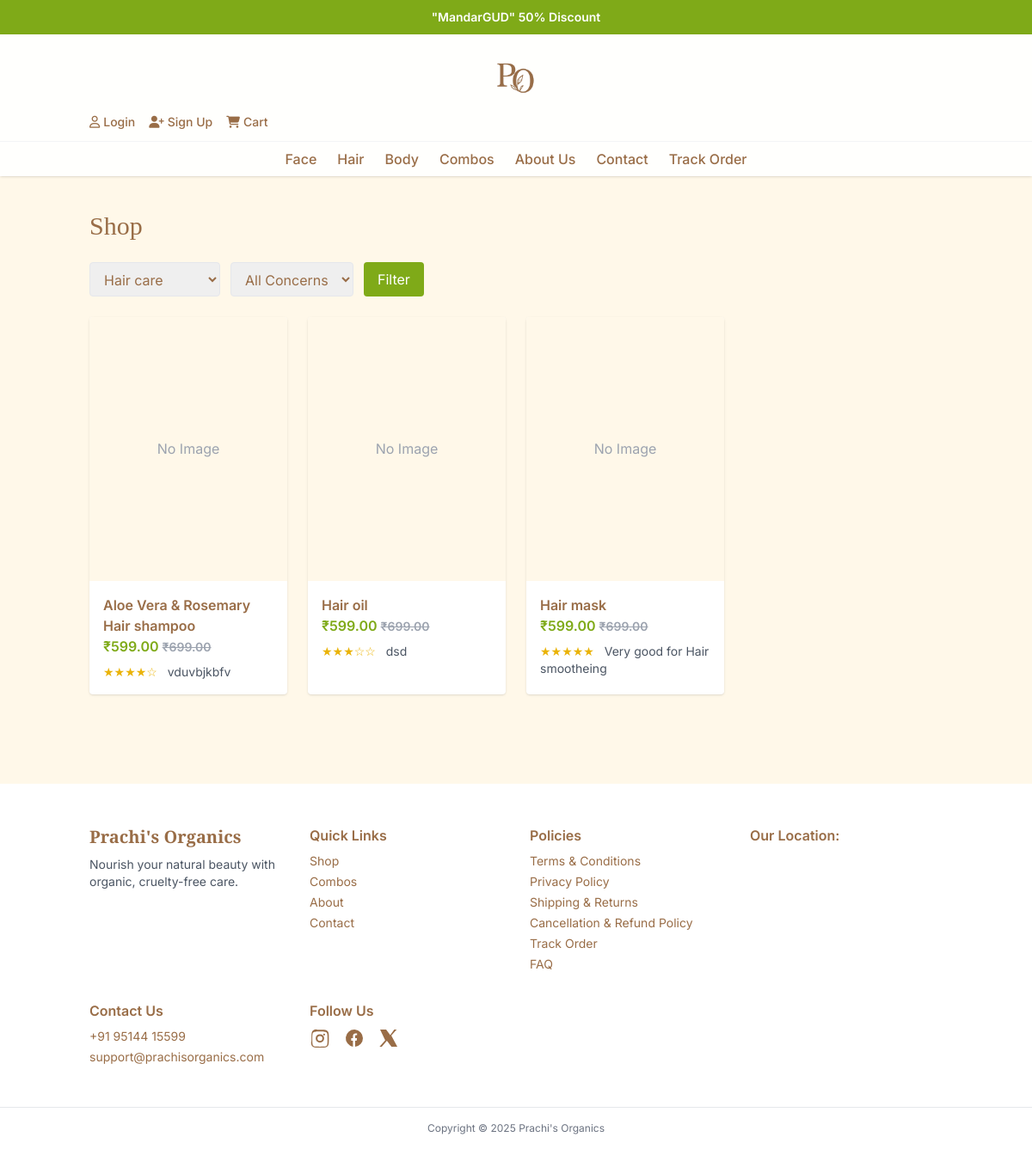
/products/?category=hair-care, run on the app's committed database.
### store/models.py (models this page shows, shortened)
class Offer(models.Model):
    title = models.CharField(max_length=120)
    subtitle = models.CharField(max_length=200, blank=True)
    cta_text = models.CharField(max_length=40, blank=True)
    cta_url = models.CharField(max_length=200, blank=True)
    is_active = models.BooleanField(default=True)
    sort_order = models.PositiveIntegerField(default=0)
    class Meta:
        ordering = ['sort_order', 'id']

class Product(models.Model):
    CONCERN_CHOICES = [
        ('acne', 'Acne'),
        ('hair_fall', 'Hair Fall'),
        ('dry_skin', 'Dry Skin'),
        ('aging', 'Anti-Aging'),
        ('hydration', 'Hydration'),
    ]
    name = models.CharField(max_length=200)
    slug = models.SlugField(max_length=220, unique=True)
    description = models.TextField()
    price = models.DecimalField(max_digits=10, decimal_places=2)
    sale_price = models.DecimalField(max_digits=10, decimal_places=2, blank=True, null=True)
    image = models.ImageField(upload_to='products/', blank=True, null=True)
    image = CloudinaryField('image', blank=True, null=True)
    category = models.ForeignKey(Category, on_delete=models.CASCADE, related_name='products')
    stock = models.PositiveIntegerField(default=0)
    is_available = models.BooleanField(default=True)
    concern = models.CharField(max_length=50, choices=CONCERN_CHOICES, blank=True)
    what_makes_it_potent = models.TextField(blank=True)
    how_to_use = models.TextField(blank=True)
    ideal_for = models.TextField(blank=True)
    consumer_studies = models.TextField(blank=True)

class Review(models.Model):
    product = models.ForeignKey(Product, on_delete=models.CASCADE, related_name='reviews')
    user = models.ForeignKey('CustomUser', on_delete=models.CASCADE, related_name='reviews')
    rating = models.PositiveSmallIntegerField()
    comment = models.TextField()
    created_at = models.DateTimeField(auto_now_add=True)
    is_approved = models.BooleanField(default=True)
    photo = models.ImageField(upload_to='reviews/', blank=True, null=True)
    class Meta:
        ordering = ['-created_at']

class SiteSettings(models.Model):
    brand_tagline = models.CharField(max_length=255, blank=True, default='Nourish your natural beauty with organic, cruelty-free care.')
    support_email = models.EmailField(blank=True, null=True)
    support_phone = models.CharField(max_length=50, blank=True, default='')
    instagram_url = models.URLField(blank=True, default='')
    facebook_url = models.URLField(blank=True, default='')
    twitter_url = models.URLField(blank=True, default='')
    youtube_url = models.URLField(blank=True, default='')
    pinterest_url = models.URLField(blank=True, default='')
    require_review_moderation = models.BooleanField(default=False)
    class Meta:
        verbose_name = 'Site Settings'
        verbose_name_plural = 'Site Settings'

### store/views.py (the view, shortened to what this page needs)
# urls.py: path('products/', views.product_list_view, name='products'),
def product_list_view(request):
    site_cfg = None
    try:
        from .models import SiteSettings
        site_cfg = SiteSettings.objects.first()
    except Exception:
        site_cfg = None
    from django.db.models import Prefetch
    reviews_qs = Review.objects.select_related('user')
    if site_cfg and site_cfg.require_review_moderation:
        reviews_qs = reviews_qs.filter(is_approved=True)
    products = Product.objects.filter(is_available=True).prefetch_related(
        Prefetch('reviews', queryset=reviews_qs.order_by('-created_at'), to_attr='visible_reviews')
    )
    category_slug = request.GET.get('category')
    concern = request.GET.get('concern')
    query = request.GET.get('q', '').strip()
    if category_slug:
        products = products.filter(category__slug=category_slug)
    if concern:
        products = products.filter(concern=concern)
    categories = Category.objects.all()
    return render(request, 'store/products.html', {
        'products': products,
        'categories': categories,
        'active_category': category_slug or '',
        'active_concern': concern or '',
        'query': query,
    })

### store/templatetags/currency.py (called while the page is built)
@register.filter(name='inr')
def inr(value):
    try:
        amount = float(value)
    except Exception:
        return value
    return f"₹{amount:,.2f}"

### store/templates/store/products.html (shortened to what this page needs)
{% extends 'store/base.html' %}
{% load currency %}
{% block content %}
<section class="container mx-auto px-4 py-6 md:py-10">
  <h1 class="font-serif text-3xl mb-6">Shop</h1>
  <form method="get" class="flex flex-wrap gap-3 mb-6">
    <select name="category" class="border rounded px-3 py-2">
      {% for category in categories %}
        <option value="{{ category.slug }}" {% if active_category == category.slug %}selected{% endif %}>{{ category.name }}</option>
      {% endfor %}
    </select>
    <select name="concern" class="border rounded px-3 py-2">
      <option value="">All Concerns</option>
    </select>
    <button class="bg-brandGreen text-white px-4 py-2 rounded" type="submit">Filter</button>
  </form>
  <div class="grid grid-cols-2 sm:grid-cols-2 md:grid-cols-3 lg:grid-cols-4 gap-4 md:gap-6">
    {% for product in products %}
      <a href="/products/{{ product.slug }}/" class="bg-white rounded shadow hover:shadow-md transition overflow-hidden">
        <div class="aspect-[3/4] bg-brandBeige flex items-center justify-center">
        </div>
        <div class="p-4">
          <div class="font-semibold">{{ product.name }}</div>
          <div class="text-brandGreen font-semibold">
            {% if product.sale_price %}
              {{ product.sale_price|inr }} <span class="text-gray-400 line-through text-sm">{{ product.price|inr }}</span>
            {% else %}
              {{ product.price|inr }}
            {% endif %}
          </div>
          {% if product.visible_reviews %}
            <div class="mt-2 text-yellow-500 text-sm">
              {% with r=product.visible_reviews.0 %}
                {% if r %}
                  {% for i in '12345' %}{% if forloop.counter <= r.rating %}★{% else %}☆{% endif %}{% endfor %}
                  <span class="ml-2 text-gray-600">{{ r.comment }}</span>
                {% endif %}
              {% endwith %}
            </div>
          {% endif %}
        </div>
      </a>
    {% empty %}
      <div class="text-gray-500">No products found.</div>
    {% endfor %}
  </div>
</section>
{% endblock %}

### store/templates/store/base.html (shortened to what this page needs)
<!DOCTYPE html>
<html lang="en">
<head>
    <link rel="stylesheet" href="https://cdnjs.cloudflare.com/ajax/libs/font-awesome/6.5.0/css/all.min.css" />
  <link
rel="stylesheet"
href="https://cdnjs.cloudflare.com/ajax/libs/font-awesome/6.5.0/css/all.min.css"
integrity="sha512-rXnZyQwGQ3p8m2CWhdDL9nUgU3H6yXc3y3Rzv8z5hJHtK5gYz8nRrWrY+LW0V8P5pJoN5nBxDo4QmGkx5oTn3A=="
crossorigin="anonymous"
referrerpolicy="no-referrer" />
    <script src="https://cdn.tailwindcss.com"></script>
    <link rel="stylesheet" href="https://cdnjs.cloudflare.com/ajax/libs/font-awesome/6.6.0/css/all.min.css" />
{% load currency %}
</head>
<body class="bg-brandBeige text-brandBrown font-sans">
    <div class="w-full bg-brandGreen text-white text-sm">
        <div class="container mx-auto px-4 relative overflow-hidden">
            <div class="flex w-full">
                <div class="relative w-full h-10">
                  <div class="absolute inset-0 flex items-center justify-center transition-opacity duration-500" style="opacity:1" id="offer-slide-0">
                    {% if header_offers|length > 0 %}
                      <div class="text-center">
                        <span class="font-semibold">{{ header_offers.0.title }}</span>
                      </div>
                    {% else %}
                      <div>Free shipping on orders over $50! | 100% Organic • Cruelty-Free • Handmade</div>
                    {% endif %}
                  </div>
                </div>
              </div>
        </div>
    </div>
<header class="bg-white/90 backdrop-blur sticky top-0 z-30 shadow">
  <div class="container mx-auto px-4 py-3 grid  items-center">
    <a href="/" class="text-xl md:text-2xl font-serif font-semibold text-brandBrown flex justify-center">
      <img src="/media/icons/logo_po.png" alt="Prachi's Organics Logo" class="h-20 w-auto" />
    </a>
<div class="flex items-center gap-4 text-brandBrown text-sm font-medium">
  {% if request.user.is_authenticated %}
    <a href="/profile/" class="hover:text-brandGreen flex items-center gap-1"><i class="fa-regular fa-user"></i> Account</a>
    <a href="/logout/" class="hover:text-brandGreen flex items-center gap-1"><i class="fa-solid fa-right-from-bracket"></i> Logout</a>
  {% else %}
    <a href="/login/" class="hover:text-brandGreen flex items-center gap-1"><i class="fa-regular fa-user"></i> Login</a>
    <a href="/signup/" class="hover:text-brandGreen flex items-center gap-1"><i class="fa-solid fa-user-plus"></i> Sign Up</a>
  {% endif %}
  <a href="/cart/" class="hover:text-brandGreen flex items-center gap-1"><i class="fa-solid fa-cart-shopping"></i> Cart</a>
</div>
  </div>
  <nav class="hidden md:flex justify-center gap-6 py-2 text-brandBrown font-medium border-t border-gray-100">
    <div class="group relative">
      <a class="hover:text-brandGreen" href="/products/?category=skin-care">Face</a>
    </div>
    <div class="group relative">
      <a class="hover:text-brandGreen" href="/products/?category=hair-care">Hair</a>
    </div>
    <div class="group relative">
      <a class="hover:text-brandGreen" href="/products/?category=body-care">Body</a>
    </div>
    <a class="hover:text-brandGreen" href="/combos/">Combos</a>
    <a class="hover:text-brandGreen" href="/about/">About Us</a>
    <a class="hover:text-brandGreen" href="/contact/">Contact</a>
    <a class="hover:text-brandGreen" href="/track_order/">Track Order</a>
  </nav>
</header>
    <main>
        {% block content %}{% endblock %}
    </main>
    <footer class="mt-16 bg-white">
      <div class="container mx-auto px-4 py-12 grid md:grid-cols-4 gap-8 animate-fade-up">
        <div>
          <div class="text-xl font-serif font-semibold mb-2">Prachi's Organics</div>
          <p class="text-sm text-gray-600">
            {{ site_settings.brand_tagline|default:"Nourish your natural beauty with organic, cruelty-free care." }}
          </p>
        </div>
        <div>
          <div class="font-semibold mb-2">Quick Links</div>
          <ul class="space-y-1 text-sm">
            <li><a class="hover:text-brandGreen" href="/products/">Shop</a></li>
            <li><a class="hover:text-brandGreen" href="/combos/">Combos</a></li>
            <li><a class="hover:text-brandGreen" href="/about/">About</a></li>
            <li><a class="hover:text-brandGreen" href="/contact/">Contact</a></li>
          </ul>
        </div>
        <div>
          <div class="font-semibold mb-2">Policies</div>
          <ul class="space-y-1 text-sm">
            <li><a class="hover:text-brandGreen" href="/terms/">Terms & Conditions</a></li>
            <li><a class="hover:text-brandGreen" href="/privacy/">Privacy Policy</a></li>
            <li><a class="hover:text-brandGreen" href="/returns/">Shipping & Returns</a></li>
            <li><a class="hover:text-brandGreen" href="/refund/">Cancellation & Refund Policy</a></li>
            <li><a class="hover:text-brandGreen" href="/track_order/">Track Order</a></li>
            <li><a class="hover:text-brandGreen" href="/faq/">FAQ</a></li>
          </ul>
        </div>
        <div id="wrapper-9cd199b9cc5410cd3b1ad21cab2e54d3">
          <div class="font-semibold mb-2">Our Location: </div>
            </div>
        <div>
          <div class="font-semibold mb-2">Contact Us</div>
          <ul class="space-y-1 text-sm">
            <li>{{ site_settings.support_phone|default:'+91 95144 15599' }}</li>
            <li>{{ site_settings.support_email|default:'support@prachisorganics.com' }}</li>
          </ul>
        </div>
        <div>
          <div class="font-semibold mb-2">Follow Us</div>
          <div class="flex gap-4 text-brandBrown">
            <a href="{{ site_settings.instagram_url|default:'#' }}" target="_blank" rel="noopener"
              class="transition-transform hover:-translate-y-0.5 hover:text-brandGreen">
            </a>
            <a href="{{ site_settings.facebook_url|default:'#' }}" target="_blank" rel="noopener"
              class="transition-transform hover:-translate-y-0.5 hover:text-brandGreen">
              <svg xmlns="http://www.w3.org/2000/svg" fill="currentColor" viewBox="0 0 24 24" class="w-6 h-6">
                <path d="M22 12a10 10 0 1 0-11.6 9.9v-7h-2v-3h2v-2.3c0-2 1.2-3.1 3-3.1.9 0 1.8.1 1.8.1v2h-1c-1 0-1.3.6-1.3 1.2V12h2.2l-.4 3h-1.8v7A10 10 0 0 0 22 12"/>
              </svg>
            </a>
            <a href="{{ site_settings.twitter_url|default:'#' }}" target="_blank" rel="noopener"
              class="transition-transform hover:-translate-y-0.5 hover:text-brandGreen">
              <svg xmlns="http://www.w3.org/2000/svg" fill="currentColor" viewBox="0 0 24 24" class="w-6 h-6">
                <path d="M18.36 2H21.2l-6.2 7.1L22 22h-6.8l-5.3-7-6 7H1.3l6.6-7.6L2 2h7l4.8 6.5L18.4 2h-.04Z"/>
              </svg>
            </a>
          </div>
        </div>
      </div>
      <div class="border-t py-4 text-xs text-gray-500">
        <div class="container mx-auto px-4 text-center">
          <div>Copyright © {{ now|default:2025 }} Prachi's Organics</div>
        </div>
      </div>
    </footer>
</body>
</html>

### store/templates/store/base.html (style rules this page uses)
html, body { overflow-x: hidden !important; }
.animate-fade-up { animation: fadeUp .7s ease-out both; }

### data on the page
Offer: title "\"MandarGUD\" 50% Discount"
Product: name "Aloe Vera & Rosemary Hair shampoo", sale_price|inr "₹599.00", price|inr "₹699.00", visible_reviews.0.comment "vduvbjkbfv"
Product: name "Hair oil", sale_price|inr "₹599.00", price|inr "₹699.00", visible_reviews.0.comment "dsd"
Product: name "Hair mask", sale_price|inr "₹599.00", price|inr "₹699.00", visible_reviews.0.comment "Very good for Hair smootheing"
SiteSettings: brand_tagline "Nourish your natural beauty with organic, cruelty-free care.", support_phone "+91 95144 15599", support_email "support@prachisorganics.com"

### other printed values
{{ now|default:2025 }} "2025"
form field category "Hair care"
